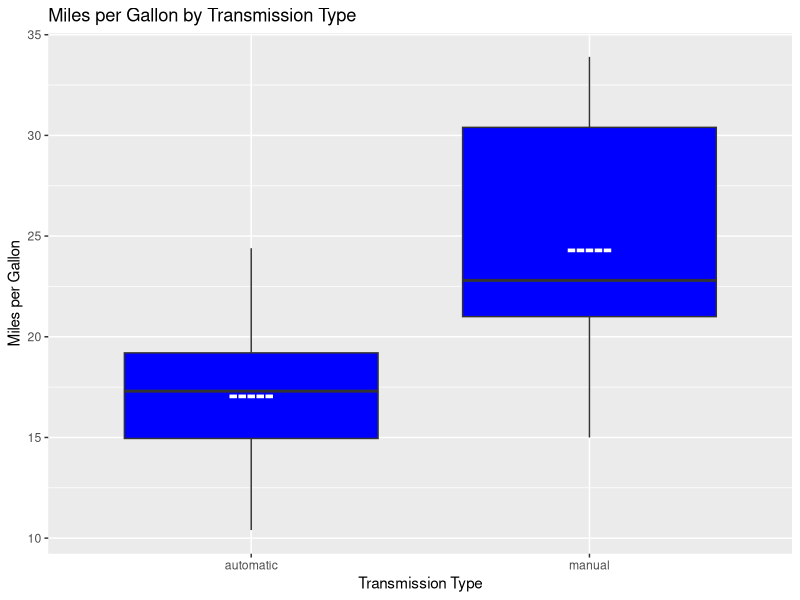
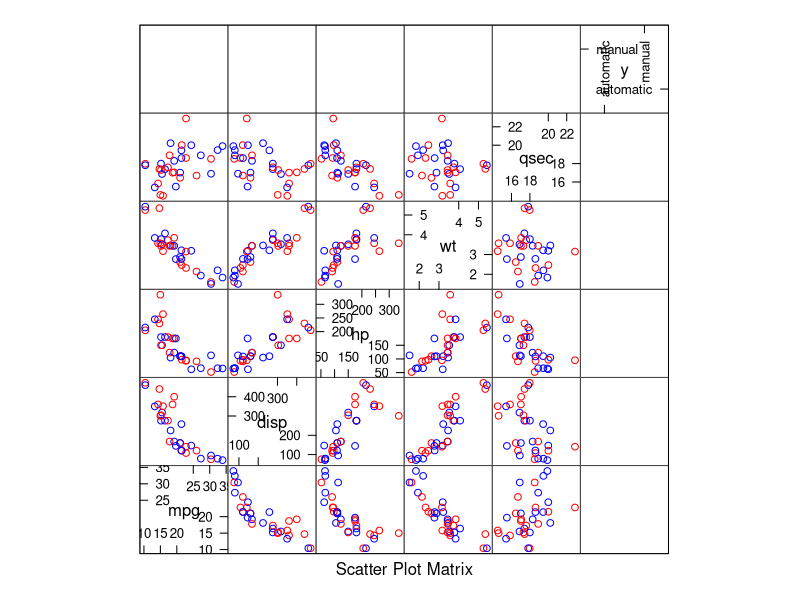

Write the R code that produced these figures, in order.
## ---- chunk 1
if (!"lattice" %in% installed.packages()) install.packages("lattice")
library("lattice")
if (!"datasets" %in% installed.packages()) install.packages("datasets")
library("datasets")
if (!"ggplot2" %in% installed.packages()) install.packages("ggplot2")
library("ggplot2")
if (!"gridExtra" %in% installed.packages()) install.packages("gridExtra")
library("gridExtra")
if (!"caret" %in% installed.packages()) install.packages("caret")
library("caret")
## ---- chunk 2
data(mtcars)
str(mtcars)
## ---- chunk 3
# replace 0&1 with "automatic" and "manual" in new dataframe
mtcars2 <- mtcars
mtcars2$am[mtcars2$am == 0] <- "automatic"
mtcars2$am[mtcars2$am == 1] <- "manual"
## ---- chunk 4
meanMPGAuto <- mean(subset(mtcars2, am== "automatic")$mpg)   #mean mpg of automatics
meanMPGManual <- mean(subset(mtcars2, am == "manual")$mpg)   #mean mpg of manuals
## ---- chunk 5
fitS <- lm(mpg ~ am, mtcars2)
## ---- chunk 6
fitM <- lm(mpg ~ am + wt + qsec, mtcars2)
summary(fitM)
## ---- chunk 7
fit2 <- update(fitS, mpg ~ am + wt)
fit3 <- update(fitS, mpg ~ .)
anova(fitS, fit2, fitM, fit3)
## ---- chunk 8
ggplot(aes(x = am, y = mpg), data = mtcars2) +
  geom_boxplot(fill = "blue") +
  labs(x = "Transmission Type", y = "Miles per Gallon") + 
  ggtitle("Miles per Gallon by Transmission Type") + 
  annotate(geom = "text", x = 1, y = meanMPGAuto, 
           color="white", label = "-----", size=7, fontface="bold", 
           angle = 0) + 
  annotate(geom = "text", x = 2, y = meanMPGManual, 
           color="white", label = "-----", size=7, fontface="bold", 
           angle = 0)
## ---- chunk 9
featurePlot(x = mtcars2[,c(1, 3, 4, 6, 7)], y = mtcars2$am, plot = "pairs", col = c("red", "blue"), 
            title = "Feature Plot for Variables in Analysis")
